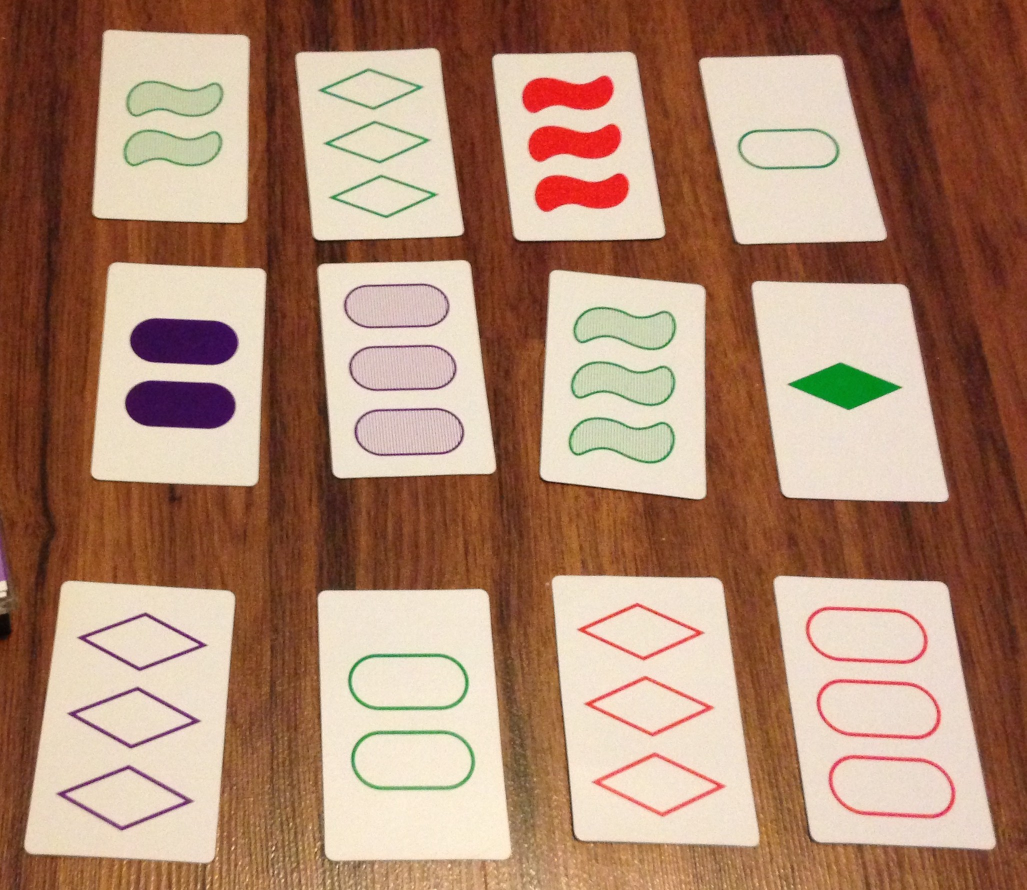
#> input picture SetCards3.jpg, 2053 x 1780 px (shown at 1/2 size)
$ python set.py
#> lines starting #> are read from the running program, lines starting #| are printed output that depends on the picture; after the words box and inside, x2 and y2 are one past the last pixel; in counts of white or black regions, pixels touching at a corner belong together
import numpy as np
import cv2

num_cards = 12

# here we make sure we have the axes correct before we do the affine transformation otherwise we will horribly stretch one of the cards that we have selected
# [50 lines left out: functions correct, getCard, not called in this run]


img = cv2.imread("SetCards3.jpg")
#> img is the input picture: shape (1780, 2053, 3); mean B, G, R 112.3, 134.8, 172.6

orig_img = img.copy()

gray = cv2.cvtColor(img, cv2.COLOR_BGR2GRAY)
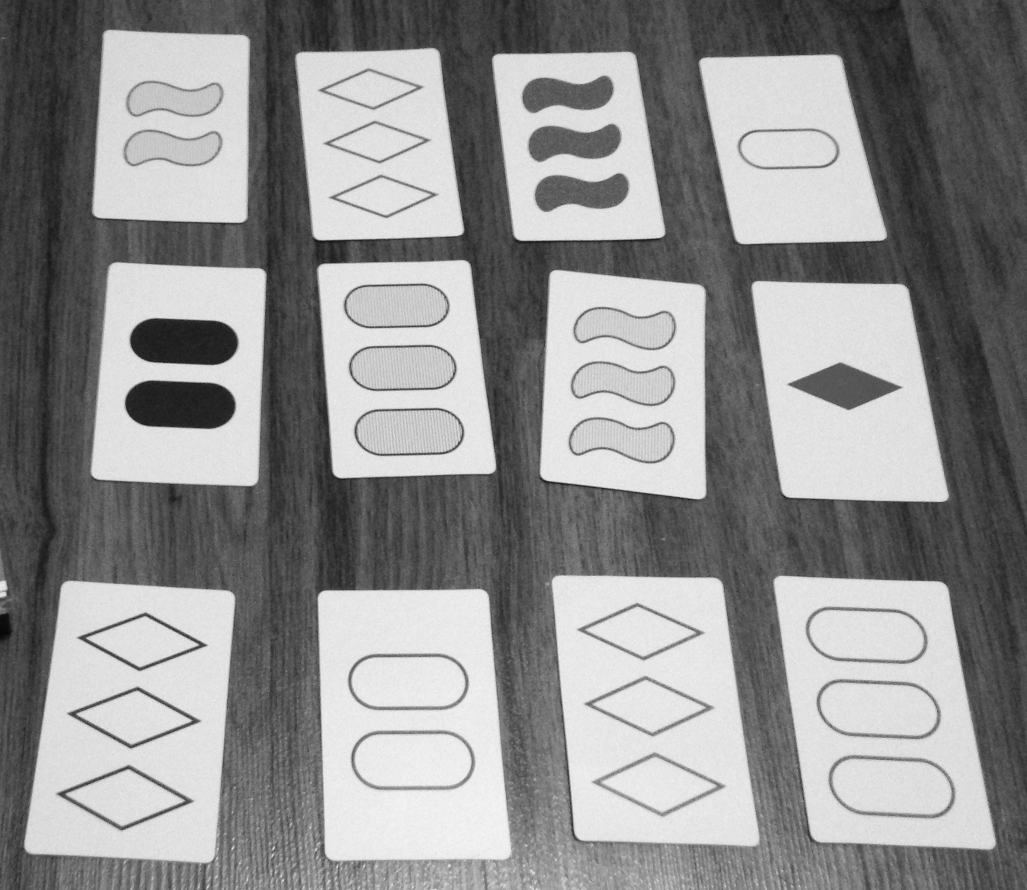
#> gray: shape (1780, 2053) (shown at 1/2 size); min 6, max 250, mean 143.5
blur = cv2.GaussianBlur(gray,(3,3),1000)

flag, thresh = cv2.threshold(blur, 120, 255, cv2.THRESH_BINARY)
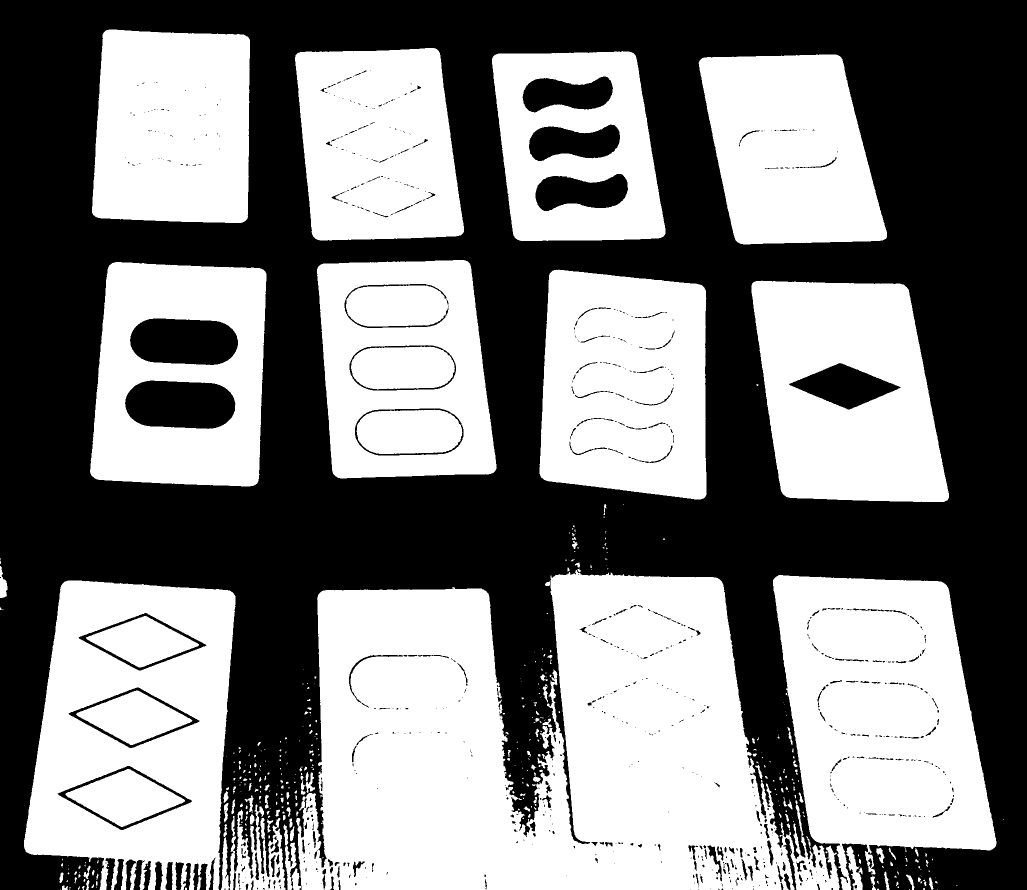
#> thresh: shape (1780, 2053) (shown at 1/2 size); 49.9% white; 419 white regions (273 under 20 px)

contours, hierarchy = cv2.findContours(thresh,cv2.RETR_TREE,cv2.CHAIN_APPROX_SIMPLE)
#> contours = 1239 contours, 861 with area under 20; largest, box (x1, y1, x2, y2) and area: (592, 1140, 1680, 1780) 490719, (48, 1161, 471, 1780) 206884, (1546, 1150, 1993, 1780) 193052, (180, 524, 533, 973) 142309, (1503, 561, 1898, 1004) 140719

contours = sorted(contours, key = cv2.contourArea, reverse=True)

contours = contours[:num_cards]
#> contours = 12 contours; largest, box (x1, y1, x2, y2) and area: (592, 1140, 1680, 1780) 490719, (48, 1161, 471, 1780) 206884, (1546, 1150, 1993, 1780) 193052, (180, 524, 533, 973) 142309, (1503, 561, 1898, 1004) 140719

cv2.drawContours(img, contours, -1, (255,0,0), 2)
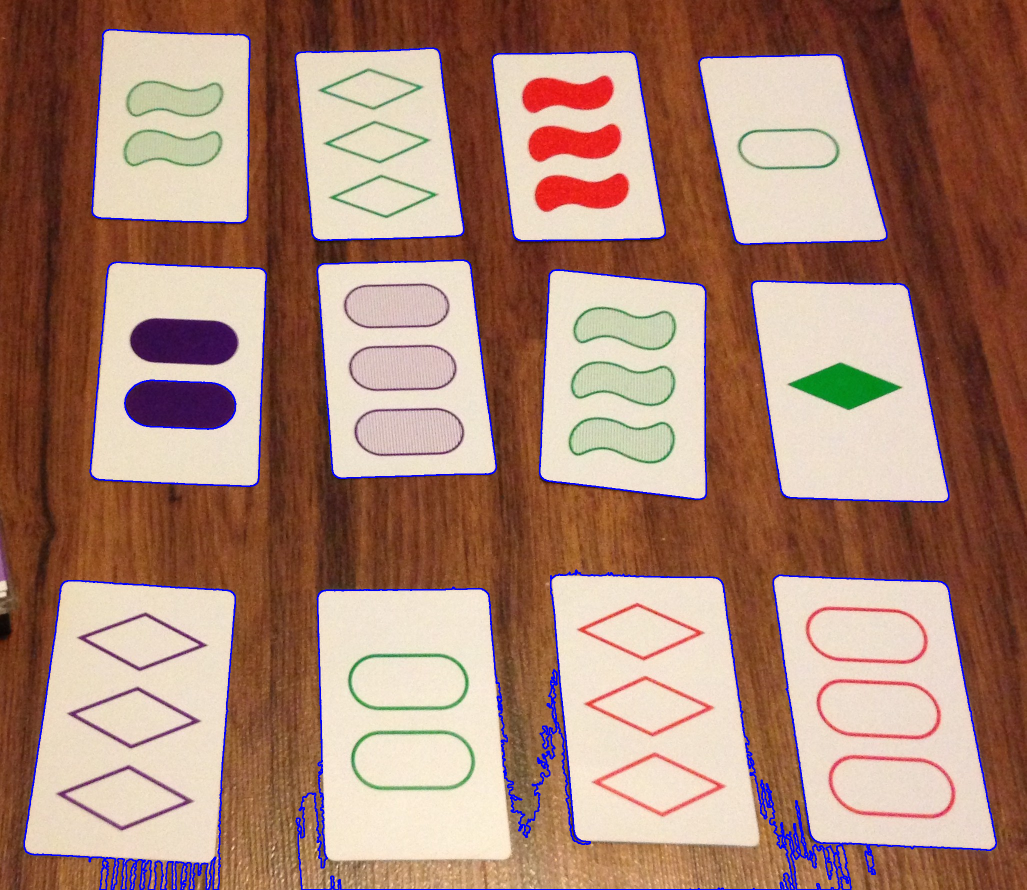
#> img: shape (1780, 2053, 3) (shown at 1/2 size); 2.22% of pixels changed, all inside (x1, y1, x2, y2) = (47, 58, 1994, 1780)

# for x in range(0, num_cards):
# 	cv2.imwrite("card_" + str(x) +".jpg", getCard(x))

# cv2.imwrite("card.jpg", warp)

img = cv2.resize(img, (600, 540))
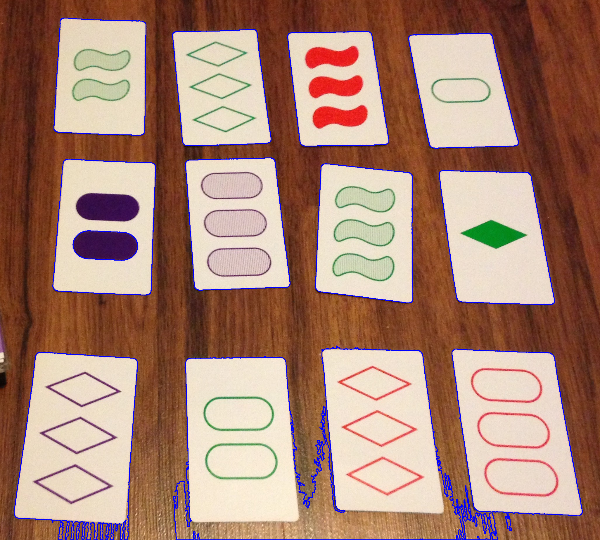
#> img: shape (540, 600, 3); mean B, G, R 115.6, 131.8, 168.8
cv2.imshow('image', img)
cv2.waitKey(0)
cv2.destroyAllWindows()

$ run again, with SetCards2.jpg copied over SetCards3.jpg
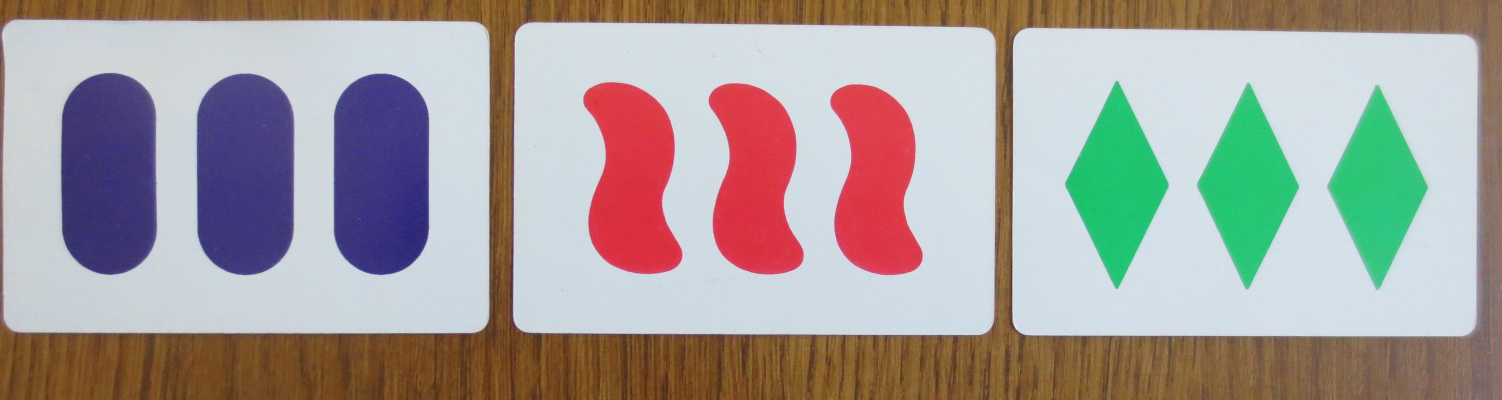
#> input picture SetCards2.jpg, 4504 x 1198 px (shown at 1/3 size)
#> img is the input picture: shape (1198, 4504, 3); mean B, G, R 156.3, 159.2, 166.6
#> `flag, thresh = cv2.threshold(blur, 120, 255, cv2.THRESH_BINARY)`:
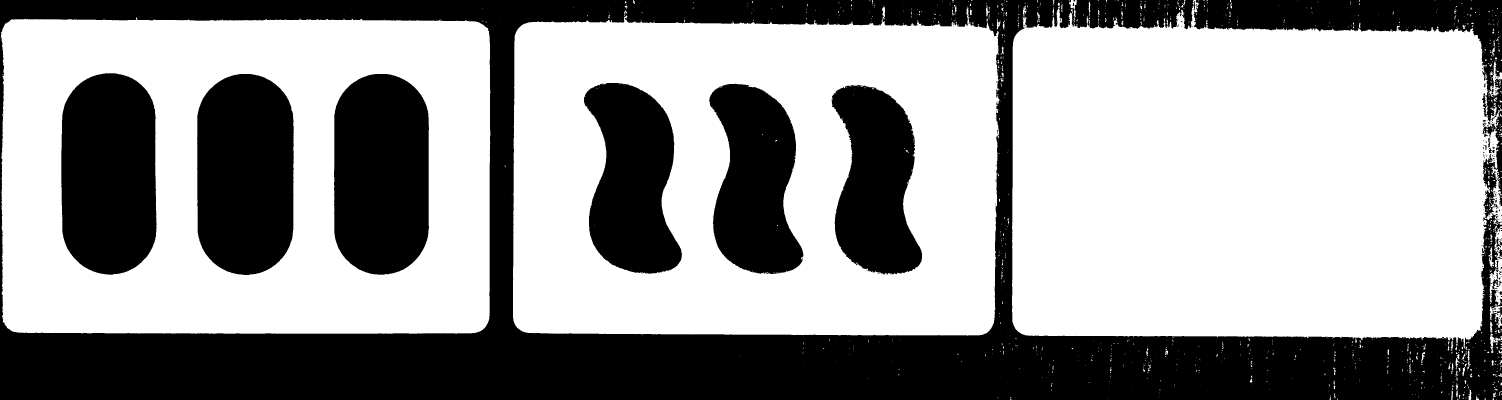
#> thresh: shape (1198, 4504) (shown at 1/3 size); 60.2% white; 177 black regions (138 under 20 px)
#> `contours, hierarchy = cv2.findContours(thresh,cv2.RETR_TREE,cv2.CHAIN_..`: contours = 1469 contours, 1332 with area under 20; largest, box (x1, y1, x2, y2) and area: (3, 56, 1471, 1001) 1369517, (1539, 20, 2999, 1007) 1346058, (3036, 0, 4504, 1045) 1309406, (590, 221, 882, 826) 156806, (1001, 221, 1288, 825) 154476
#> `contours = contours[:num_cards]`: contours = 12 contours; largest, box (x1, y1, x2, y2) and area: (3, 56, 1471, 1001) 1369517, (1539, 20, 2999, 1007) 1346058, (3036, 0, 4504, 1045) 1309406, (590, 221, 882, 826) 156806, (1001, 221, 1288, 825) 154476
#> `img = cv2.resize(img, (600, 540))`:
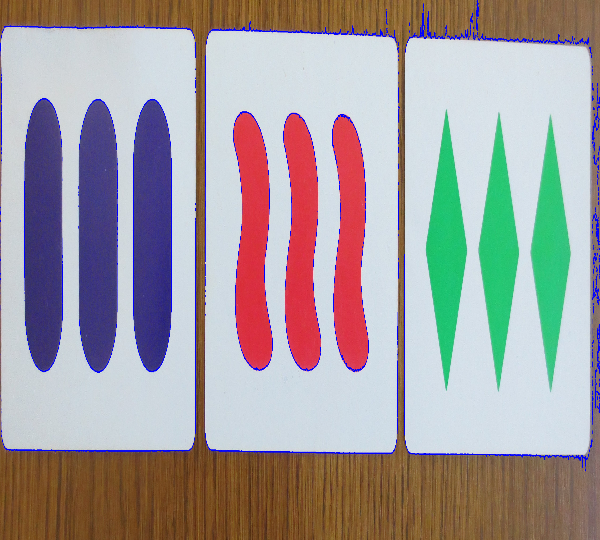
#> img: shape (540, 600, 3); mean B, G, R 158.6, 156.8, 163.7
